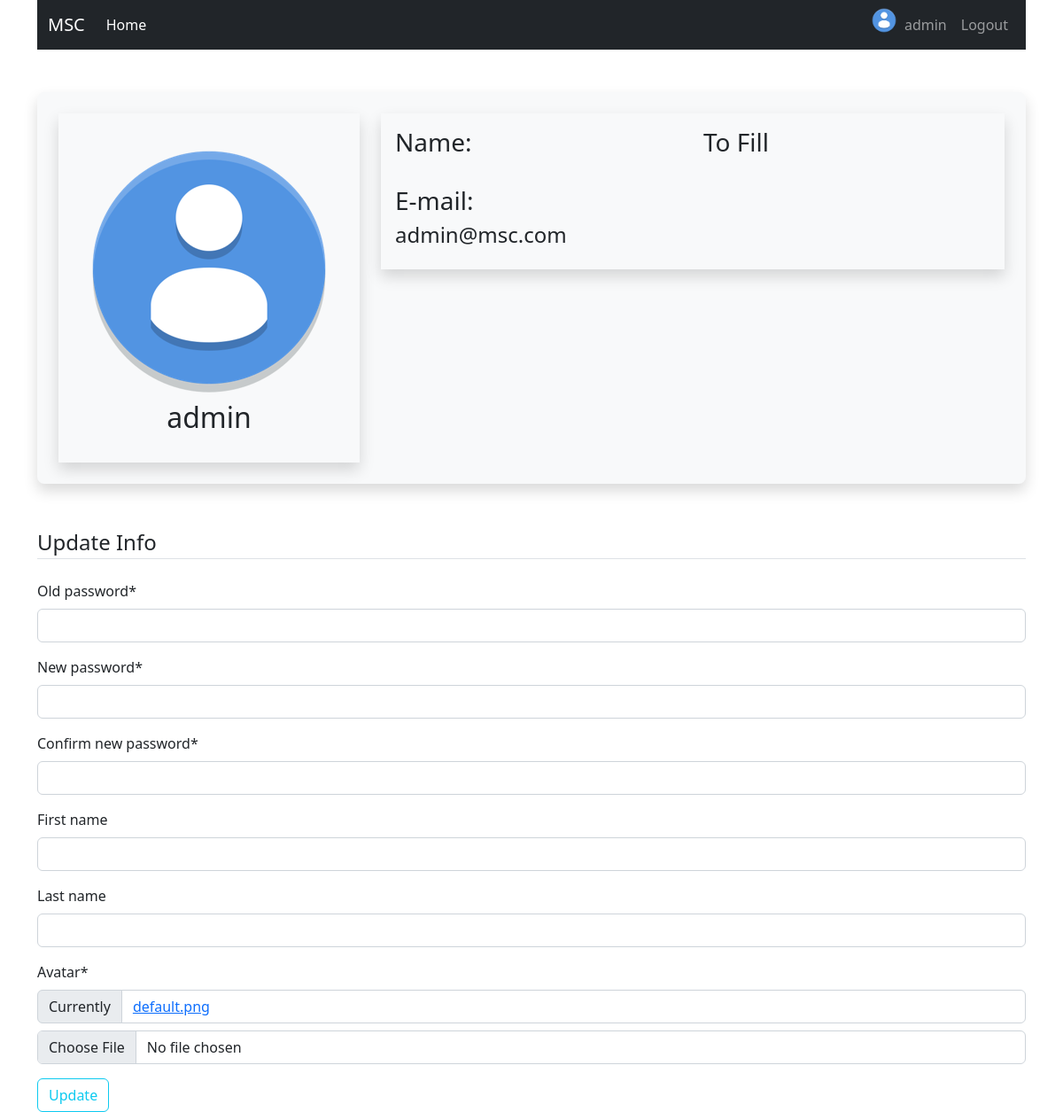
/profile/ (signed in), run on the app's committed database.
### users/models.py (models this page shows, shortened)
class User(AbstractUser):
    username = models.CharField(max_length=255, null=True, default='', unique=True)
    email = models.EmailField(unique=True)
    avatar = models.ImageField(default='default.png', upload_to='profile_pics')
    USERNAME_FIELD = 'username'
    REQUIRED_FIELDS = ['email']
    class Meta:
        verbose_name = 'User'
        verbose_name_plural = 'Users'

### users/views.py (the view)
# urls.py: path('profile/', user_views.profile, name='profile'),
@login_required
def profile(request):
    if request.method == 'POST':
        form = UserProfileForm(request.POST, instance=request.user)
        if form.is_valid():
            user = form.save(commit=False)
            new_password = form.cleaned_data.get('new_password')
            old_password = form.cleaned_data.get('old_password')
            if user.check_password(old_password):
                user.set_password(new_password)
            else:
                messages.error(request, f'Your password was incorrect!')
                return redirect('profile')
            try:
                user.avatar = request.FILES['avatar']
                user.save()
                img = Image.open(user.avatar.path)
                img.thumbnail((300,300))
                img.save(user.avatar.path)
            except:
                user.save()
            messages.success(request, f'Your account has been updated!')
            return redirect('profile')
    else:
        form = UserProfileForm(instance=request.user)
    context = {
        'form':form,
        'title':'Profile',
    }
    return render(request, 'users/profile.html', context)

### users/forms.py (shortened to what this page needs)
class UserProfileForm(ModelForm):
    old_password = forms.CharField(widget=forms.PasswordInput())
    new_password = forms.CharField(widget=forms.PasswordInput())
    confirm_new_password=forms.CharField(widget=forms.PasswordInput())
    class Meta:
        model = User
        fields = ['old_password', 'new_password', 'confirm_new_password', 'first_name', 'last_name', 'avatar',]

### users/templates/users/profile.html (shortened to what this page needs)
{% extends "users/base.html" %}
{% load crispy_forms_tags %}
{% block content %}
    <div class="content-section">
        <div class="media">
            <div class="profile-card text-center shadow bg-light p-4 my-5 rounded-3">
                <div class="row">
                    <div class="col-sm-4">
                        <div class="profile-photo shadow">
                            <br>
                            <img src="{{ user.avatar.url }}" class="image-fluid image-thumbnail rounded-circle account-img">
                            <div class="media-body">
                                <h2 class="account-heading">{{ user.username }}</h2>
                                <br>
                            </div>
                        </div>
                    </div>
                    <div class="col-sm-8">
                        <div class="profile-photo shadow p-3" align='left'>
                            <div class="media-body">
                                <div class="row">
                                    <div class="col-sm-6">
                                        <h3 class="account-heading">Name:</h3>
                                        <br>
                                        <h3 class="account-heading">E-mail:</h3>
                                        <h4>{{ user.email }}</h4>
                                    </div>
                                    <div class="col-sm-6">
                                        <h3 class="account-heading">To Fill</h3>
                                    </div>
                                </div>
                            </div>
                        </div>
                    </div>
                </div>
            </div>
        </div>
    </div>
    <div>
        <form method="POST" enctype="multipart/form-data">
            <fieldset class="form-group">
                <legend class="border-bottom mb-4">Update Info</legend>
                {{ form|crispy }}
            </fieldset>
            <div class="form-group">
                <button class="btn btn-outline-info" type="submit">Update</button>
            </div>
        </form>
    </div>
{% endblock content %}

### users/templates/users/base.html (shortened to what this page needs)
{% load static %}
<!doctype html>
<html lang="en">
  <head>
    <link href="https://cdn.jsdelivr.net/npm/bootstrap@5.2.0/dist/css/bootstrap.min.css" rel="stylesheet">
  </head>
  <body>
    <div class="container">
      <nav class="navbar sticky-top navbar-expand-lg navbar-dark bg-dark">
        <div class="container-fluid">
          <a class="navbar-brand" href="https://tinyurl.com/3wcyvb7x">MSC</a>
          <div class="collapse navbar-collapse" id="navbarSupportedContent">
            <ul class="navbar-nav me-auto mb-2 mb-lg-0">
              <li class="nav-item">
                <a class="nav-link active" aria-current="page" href="{% url 'home' %}">Home</a>
              </li>
            </ul>
            <div class="navbar-nav">
              {% if user.is_authenticated %}
                <a href="{% url 'profile' %}"><img src="{{ user.avatar.url }}" alt="user-image" width="30" class="image-fluid image-thumbnail rounded-circle account-img"></a>
                <a class="nav-item nav-link" href="{% url 'profile' %}">{{ user.username }}</a>
                <a class="nav-item nav-link" href="{% url 'logout' %}">Logout</a>
              {% else %}
                <a class="nav-item nav-link" href="{% url 'login' %}">Login</a>
                <a class="nav-item nav-link" href="{% url 'register' %}">Register</a>
              {% endif %}
            </div>
          </div>
        </div>
      </nav>
      {% block content %}{% endblock %}
    </div>
  </body>
</html>

### data on the page
User: avatar (placeholder picture), username "admin", email "admin@msc.com"
